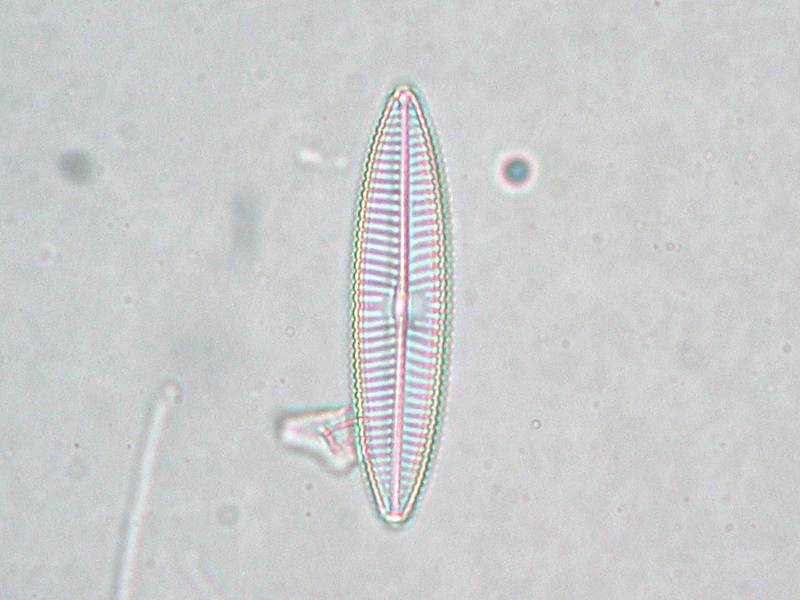
#> input picture Images/TestImages/Navicula.jpg, 800 x 600 px
$ python -i morphology.py   (imports and definitions only)
#> lines starting #> are read from the running program, lines starting #| are printed output that depends on the picture
import cv2
import numpy as np

class MorphologyProcessor:
    """
    Applies morphological operations (erosion, dilation, opening, closing, gradient) on binary or edge images.
    """

    def __init__(self, image: np.ndarray, kernel_size: int = 0, kernel_shape: str = "cross"):
        """
        Initializes the MorphologyProcessor.

        Parameters
        ----------
        image : np.ndarray
            Input image (usually a binary / edge image, 2D).
        kernel_size : int, optional
            Size of the structuring element (must be odd).
        kernel_shape : str, optional
            Shape of the structuring element: "rect", "ellipse", or "cross".
        """
        if len(image.shape) != 2:
            raise ValueError("MorphologyProcessor expects a 2D (single-channel) image")
        self.img = image
        self.kernel = self._get_kernel(kernel_size, kernel_shape)

    def _get_kernel(self, k: int, shape: str) -> np.ndarray:
        if shape == "rect":
            return cv2.getStructuringElement(cv2.MORPH_RECT, (k, k))
        elif shape == "ellipse":
            return cv2.getStructuringElement(cv2.MORPH_ELLIPSE, (k, k))
        elif shape == "cross":
            return cv2.getStructuringElement(cv2.MORPH_CROSS, (k, k))
        else:
            raise ValueError("Unsupported kernel shape: choose from 'rect', 'ellipse', or 'cross'")

    def erode(self, iterations: int = 1) -> np.ndarray:
        return cv2.erode(self.img, self.kernel, iterations=iterations)

    def dilate(self, iterations: int = 1) -> np.ndarray:
        return cv2.dilate(self.img, self.kernel, iterations=iterations)

    def opening(self) -> np.ndarray:
        return cv2.morphologyEx(self.img, cv2.MORPH_OPEN, self.kernel)

    def closing(self) -> np.ndarray:
        return cv2.morphologyEx(self.img, cv2.MORPH_CLOSE, self.kernel)

    def gradient(self) -> np.ndarray:
        return cv2.morphologyEx(self.img, cv2.MORPH_GRADIENT, self.kernel)

    # [44 lines left out: functions process, show, not called in this run]

>>> import cv2
>>> picture = cv2.imread('../../../Images/TestImages/Navicula.jpg', cv2.IMREAD_GRAYSCALE)
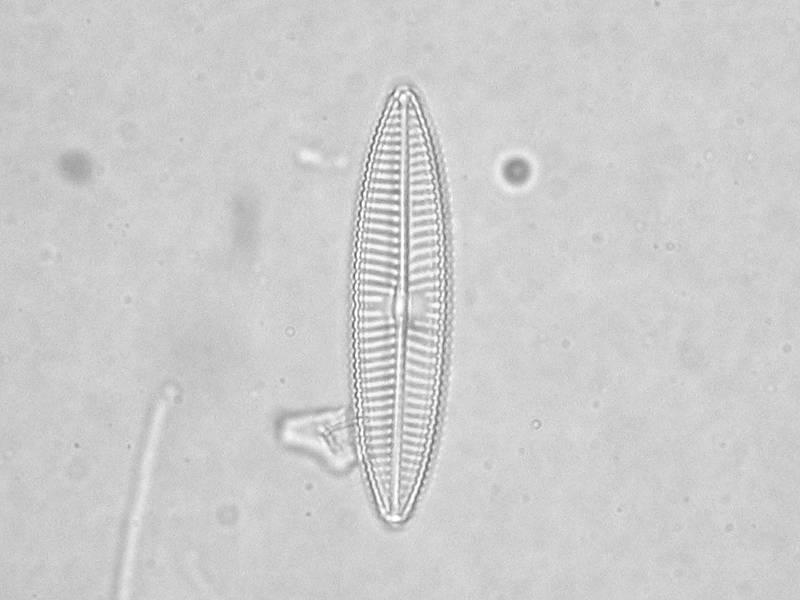
#> picture: shape (600, 800); min 90, max 255, mean 205
>>> result = MorphologyProcessor(picture).process()
#> (the run stopped early here; a loop or call above may not have finished)
